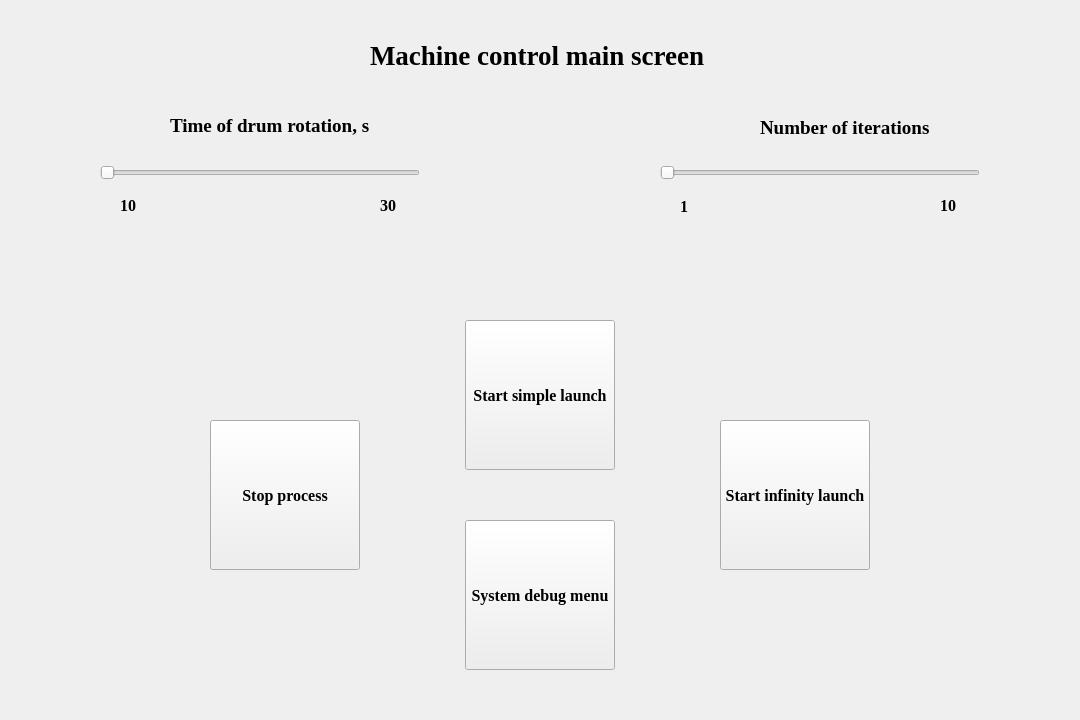
<?xml version="1.0" encoding="UTF-8"?>
<ui version="4.0">
 <class>Main_Screen</class>
 <widget class="QWidget" name="Main_Screen">
  <property name="geometry">
   <rect>
    <x>0</x>
    <y>0</y>
    <width>1080</width>
    <height>720</height>
   </rect>
  </property>
  <property name="windowTitle">
   <string>Form</string>
  </property>
  <property name="styleSheet">
   <string notr="true"/>
  </property>
  <widget class="QPushButton" name="Start_Btn">
   <property name="geometry">
    <rect>
     <x>465</x>
     <y>320</y>
     <width>150</width>
     <height>150</height>
    </rect>
   </property>
   <property name="font">
    <font>
     <family>Times New Roman</family>
     <pointsize>12</pointsize>
     <weight>75</weight>
     <bold>true</bold>
    </font>
   </property>
   <property name="text">
    <string>Start simple launch</string>
   </property>
  </widget>
  <widget class="QPushButton" name="Debug_Btn">
   <property name="geometry">
    <rect>
     <x>465</x>
     <y>520</y>
     <width>150</width>
     <height>150</height>
    </rect>
   </property>
   <property name="font">
    <font>
     <family>Times New Roman</family>
     <pointsize>12</pointsize>
     <weight>75</weight>
     <bold>true</bold>
    </font>
   </property>
   <property name="text">
    <string>System debug menu</string>
   </property>
  </widget>
  <widget class="QPushButton" name="Infinity_Btn">
   <property name="geometry">
    <rect>
     <x>720</x>
     <y>420</y>
     <width>150</width>
     <height>150</height>
    </rect>
   </property>
   <property name="font">
    <font>
     <family>Times New Roman</family>
     <pointsize>12</pointsize>
     <weight>75</weight>
     <bold>true</bold>
    </font>
   </property>
   <property name="text">
    <string>Start infinity launch</string>
   </property>
  </widget>
  <widget class="QPushButton" name="Stop_Btn">
   <property name="geometry">
    <rect>
     <x>210</x>
     <y>420</y>
     <width>150</width>
     <height>150</height>
    </rect>
   </property>
   <property name="font">
    <font>
     <family>Times New Roman</family>
     <pointsize>12</pointsize>
     <weight>75</weight>
     <bold>true</bold>
    </font>
   </property>
   <property name="text">
    <string>Stop process</string>
   </property>
  </widget>
  <widget class="QLabel" name="Time_of_drum_rotation">
   <property name="geometry">
    <rect>
     <x>170</x>
     <y>110</y>
     <width>211</width>
     <height>31</height>
    </rect>
   </property>
   <property name="font">
    <font>
     <family>Times New Roman</family>
     <pointsize>14</pointsize>
     <weight>75</weight>
     <bold>true</bold>
    </font>
   </property>
   <property name="text">
    <string>Time of drum rotation, s</string>
   </property>
  </widget>
  <widget class="QLabel" name="Number_of_iterations">
   <property name="geometry">
    <rect>
     <x>760</x>
     <y>120</y>
     <width>181</width>
     <height>16</height>
    </rect>
   </property>
   <property name="font">
    <font>
     <family>Times New Roman</family>
     <pointsize>14</pointsize>
     <weight>75</weight>
     <bold>true</bold>
    </font>
   </property>
   <property name="text">
    <string>Number of iterations</string>
   </property>
  </widget>
  <widget class="QLabel" name="Machine_control_main_screen">
   <property name="geometry">
    <rect>
     <x>370</x>
     <y>20</y>
     <width>350</width>
     <height>70</height>
    </rect>
   </property>
   <property name="font">
    <font>
     <family>Times New Roman</family>
     <pointsize>20</pointsize>
     <weight>75</weight>
     <bold>true</bold>
    </font>
   </property>
   <property name="text">
    <string>Machine control main screen</string>
   </property>
  </widget>
  <widget class="QLabel" name="label_4">
   <property name="geometry">
    <rect>
     <x>120</x>
     <y>190</y>
     <width>21</width>
     <height>31</height>
    </rect>
   </property>
   <property name="font">
    <font>
     <family>Times New Roman</family>
     <pointsize>12</pointsize>
     <weight>75</weight>
     <bold>true</bold>
    </font>
   </property>
   <property name="text">
    <string>10</string>
   </property>
  </widget>
  <widget class="QLabel" name="label_5">
   <property name="geometry">
    <rect>
     <x>380</x>
     <y>190</y>
     <width>31</width>
     <height>31</height>
    </rect>
   </property>
   <property name="font">
    <font>
     <family>Times New Roman</family>
     <pointsize>12</pointsize>
     <weight>75</weight>
     <bold>true</bold>
    </font>
   </property>
   <property name="text">
    <string>30</string>
   </property>
  </widget>
  <widget class="QLabel" name="label_6">
   <property name="geometry">
    <rect>
     <x>680</x>
     <y>200</y>
     <width>47</width>
     <height>13</height>
    </rect>
   </property>
   <property name="font">
    <font>
     <family>Times New Roman</family>
     <pointsize>12</pointsize>
     <weight>75</weight>
     <bold>true</bold>
    </font>
   </property>
   <property name="text">
    <string>1</string>
   </property>
  </widget>
  <widget class="QLabel" name="label_7">
   <property name="geometry">
    <rect>
     <x>940</x>
     <y>190</y>
     <width>21</width>
     <height>31</height>
    </rect>
   </property>
   <property name="font">
    <font>
     <family>Times New Roman</family>
     <pointsize>12</pointsize>
     <weight>75</weight>
     <bold>true</bold>
    </font>
   </property>
   <property name="text">
    <string>10</string>
   </property>
  </widget>
  <widget class="QSlider" name="Time_of_rotation">
   <property name="geometry">
    <rect>
     <x>100</x>
     <y>160</y>
     <width>320</width>
     <height>25</height>
    </rect>
   </property>
   <property name="minimum">
    <number>10</number>
   </property>
   <property name="maximum">
    <number>30</number>
   </property>
   <property name="orientation">
    <enum>Qt::Horizontal</enum>
   </property>
  </widget>
  <widget class="QSlider" name="Num_of_iterations">
   <property name="geometry">
    <rect>
     <x>660</x>
     <y>160</y>
     <width>320</width>
     <height>25</height>
    </rect>
   </property>
   <property name="minimum">
    <number>1</number>
   </property>
   <property name="maximum">
    <number>10</number>
   </property>
   <property name="orientation">
    <enum>Qt::Horizontal</enum>
   </property>
  </widget>
 </widget>
 <resources/>
 <connections/>
</ui>
